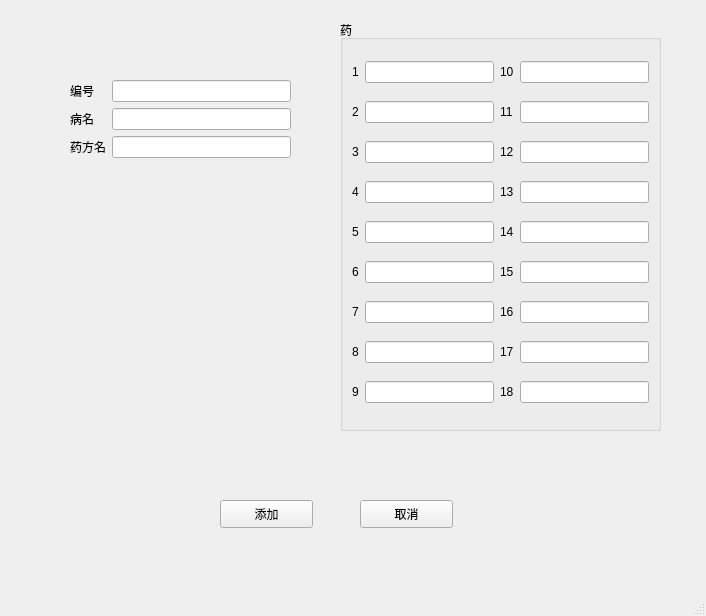
<?xml version="1.0" encoding="UTF-8"?>
<ui version="4.0">
 <class>add</class>
 <widget class="QMainWindow" name="add">
  <property name="geometry">
   <rect>
    <x>0</x>
    <y>0</y>
    <width>706</width>
    <height>616</height>
   </rect>
  </property>
  <property name="windowTitle">
   <string>MainWindow</string>
  </property>
  <widget class="QWidget" name="centralwidget">
   <widget class="QPushButton" name="pushButton_tianjia">
    <property name="geometry">
     <rect>
      <x>220</x>
      <y>500</y>
      <width>93</width>
      <height>28</height>
     </rect>
    </property>
    <property name="text">
     <string>添加</string>
    </property>
   </widget>
   <widget class="QPushButton" name="pushButton_out">
    <property name="geometry">
     <rect>
      <x>360</x>
      <y>500</y>
      <width>93</width>
      <height>28</height>
     </rect>
    </property>
    <property name="text">
     <string>取消</string>
    </property>
   </widget>
   <widget class="QGroupBox" name="groupBox">
    <property name="geometry">
     <rect>
      <x>340</x>
      <y>20</y>
      <width>321</width>
      <height>411</height>
     </rect>
    </property>
    <property name="title">
     <string>药</string>
    </property>
    <layout class="QGridLayout" name="gridLayout">
     <item row="0" column="0">
      <widget class="QLabel" name="label_4">
       <property name="text">
        <string>1</string>
       </property>
      </widget>
     </item>
     <item row="0" column="1">
      <widget class="QLineEdit" name="lineEdit_1"/>
     </item>
     <item row="0" column="2">
      <widget class="QLabel" name="label_13">
       <property name="text">
        <string>10</string>
       </property>
      </widget>
     </item>
     <item row="0" column="3">
      <widget class="QLineEdit" name="lineEdit_10"/>
     </item>
     <item row="1" column="0">
      <widget class="QLabel" name="label_5">
       <property name="text">
        <string>2</string>
       </property>
      </widget>
     </item>
     <item row="1" column="1">
      <widget class="QLineEdit" name="lineEdit_2"/>
     </item>
     <item row="1" column="2">
      <widget class="QLabel" name="label_14">
       <property name="text">
        <string>11</string>
       </property>
      </widget>
     </item>
     <item row="1" column="3">
      <widget class="QLineEdit" name="lineEdit_11"/>
     </item>
     <item row="2" column="0">
      <widget class="QLabel" name="label_6">
       <property name="text">
        <string>3</string>
       </property>
      </widget>
     </item>
     <item row="2" column="1">
      <widget class="QLineEdit" name="lineEdit_3">
       <property name="text">
        <string/>
       </property>
      </widget>
     </item>
     <item row="2" column="2">
      <widget class="QLabel" name="label_15">
       <property name="text">
        <string>12</string>
       </property>
      </widget>
     </item>
     <item row="2" column="3">
      <widget class="QLineEdit" name="lineEdit_12">
       <property name="text">
        <string/>
       </property>
      </widget>
     </item>
     <item row="3" column="0">
      <widget class="QLabel" name="label_7">
       <property name="text">
        <string>4</string>
       </property>
      </widget>
     </item>
     <item row="3" column="1">
      <widget class="QLineEdit" name="lineEdit_4"/>
     </item>
     <item row="3" column="2">
      <widget class="QLabel" name="label_16">
       <property name="text">
        <string>13</string>
       </property>
      </widget>
     </item>
     <item row="3" column="3">
      <widget class="QLineEdit" name="lineEdit_13"/>
     </item>
     <item row="4" column="0">
      <widget class="QLabel" name="label_8">
       <property name="text">
        <string>5</string>
       </property>
      </widget>
     </item>
     <item row="4" column="1">
      <widget class="QLineEdit" name="lineEdit_5"/>
     </item>
     <item row="4" column="2">
      <widget class="QLabel" name="label_17">
       <property name="text">
        <string>14</string>
       </property>
      </widget>
     </item>
     <item row="4" column="3">
      <widget class="QLineEdit" name="lineEdit_14"/>
     </item>
     <item row="5" column="0">
      <widget class="QLabel" name="label_9">
       <property name="text">
        <string>6</string>
       </property>
      </widget>
     </item>
     <item row="5" column="1">
      <widget class="QLineEdit" name="lineEdit_6">
       <property name="text">
        <string/>
       </property>
      </widget>
     </item>
     <item row="5" column="2">
      <widget class="QLabel" name="label_18">
       <property name="text">
        <string>15</string>
       </property>
      </widget>
     </item>
     <item row="5" column="3">
      <widget class="QLineEdit" name="lineEdit_15">
       <property name="text">
        <string/>
       </property>
      </widget>
     </item>
     <item row="6" column="0">
      <widget class="QLabel" name="label_10">
       <property name="text">
        <string>7</string>
       </property>
      </widget>
     </item>
     <item row="6" column="1">
      <widget class="QLineEdit" name="lineEdit_7"/>
     </item>
     <item row="6" column="2">
      <widget class="QLabel" name="label_19">
       <property name="text">
        <string>16</string>
       </property>
      </widget>
     </item>
     <item row="6" column="3">
      <widget class="QLineEdit" name="lineEdit_16"/>
     </item>
     <item row="7" column="0">
      <widget class="QLabel" name="label_11">
       <property name="text">
        <string>8</string>
       </property>
      </widget>
     </item>
     <item row="7" column="1">
      <widget class="QLineEdit" name="lineEdit_8"/>
     </item>
     <item row="7" column="2">
      <widget class="QLabel" name="label_20">
       <property name="text">
        <string>17</string>
       </property>
      </widget>
     </item>
     <item row="7" column="3">
      <widget class="QLineEdit" name="lineEdit_17"/>
     </item>
     <item row="8" column="0">
      <widget class="QLabel" name="label_12">
       <property name="text">
        <string>9</string>
       </property>
      </widget>
     </item>
     <item row="8" column="1">
      <widget class="QLineEdit" name="lineEdit_9">
       <property name="text">
        <string/>
       </property>
      </widget>
     </item>
     <item row="8" column="2">
      <widget class="QLabel" name="label_21">
       <property name="text">
        <string>18</string>
       </property>
      </widget>
     </item>
     <item row="8" column="3">
      <widget class="QLineEdit" name="lineEdit_18">
       <property name="text">
        <string/>
       </property>
      </widget>
     </item>
    </layout>
   </widget>
   <widget class="QWidget" name="">
    <property name="geometry">
     <rect>
      <x>70</x>
      <y>80</y>
      <width>221</width>
      <height>131</height>
     </rect>
    </property>
    <layout class="QFormLayout" name="formLayout">
     <item row="0" column="0">
      <widget class="QLabel" name="label">
       <property name="text">
        <string>编号</string>
       </property>
      </widget>
     </item>
     <item row="0" column="1">
      <widget class="QLineEdit" name="lineEdit_id"/>
     </item>
     <item row="1" column="0">
      <widget class="QLabel" name="label_2">
       <property name="text">
        <string>病名</string>
       </property>
      </widget>
     </item>
     <item row="1" column="1">
      <widget class="QLineEdit" name="lineEdit_bingming"/>
     </item>
     <item row="2" column="0">
      <widget class="QLabel" name="label_3">
       <property name="text">
        <string>药方名</string>
       </property>
      </widget>
     </item>
     <item row="2" column="1">
      <widget class="QLineEdit" name="lineEdit_yaofang">
       <property name="text">
        <string/>
       </property>
      </widget>
     </item>
    </layout>
   </widget>
  </widget>
  <widget class="QMenuBar" name="menubar">
   <property name="geometry">
    <rect>
     <x>0</x>
     <y>0</y>
     <width>706</width>
     <height>26</height>
    </rect>
   </property>
  </widget>
  <widget class="QStatusBar" name="statusbar"/>
 </widget>
 <tabstops>
  <tabstop>lineEdit_id</tabstop>
  <tabstop>lineEdit_bingming</tabstop>
  <tabstop>lineEdit_yaofang</tabstop>
  <tabstop>lineEdit_1</tabstop>
  <tabstop>lineEdit_2</tabstop>
  <tabstop>lineEdit_3</tabstop>
  <tabstop>lineEdit_4</tabstop>
  <tabstop>lineEdit_5</tabstop>
  <tabstop>lineEdit_6</tabstop>
  <tabstop>lineEdit_7</tabstop>
  <tabstop>lineEdit_8</tabstop>
  <tabstop>lineEdit_9</tabstop>
  <tabstop>lineEdit_10</tabstop>
  <tabstop>lineEdit_11</tabstop>
  <tabstop>lineEdit_12</tabstop>
  <tabstop>lineEdit_13</tabstop>
  <tabstop>lineEdit_14</tabstop>
  <tabstop>lineEdit_15</tabstop>
  <tabstop>lineEdit_16</tabstop>
  <tabstop>lineEdit_17</tabstop>
  <tabstop>lineEdit_18</tabstop>
  <tabstop>pushButton_tianjia</tabstop>
  <tabstop>pushButton_out</tabstop>
 </tabstops>
 <resources/>
 <connections/>
</ui>
